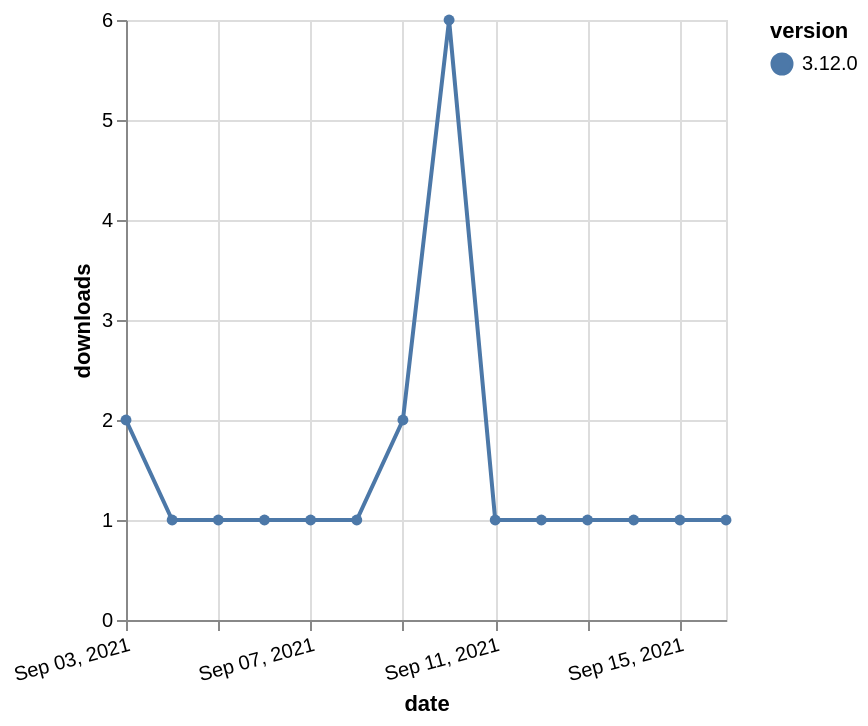

The specification (Vega-Lite) saved for this image:
### Vega-Lite specification from a JSON file in a GitHub repository (floating-point values rounded to 4 significant figures)
{"$schema": "https://vega.github.io/schema/vega-lite/v5.json", "description": "A simple bar chart with embedded data.", "data": {"values": [{"date": "2021-09-03", "total": 523, "delta": 2, "version": "3.12.0"}, {"date": "2021-09-04", "total": 524, "delta": 1, "version": "3.12.0"}, {"date": "2021-09-05", "total": 525, "delta": 1, "version": "3.12.0"}, {"date": "2021-09-06", "total": 526, "delta": 1, "version": "3.12.0"}, {"date": "2021-09-07", "total": 527, "delta": 1, "version": "3.12.0"}, {"date": "2021-09-08", "total": 528, "delta": 1, "version": "3.12.0"}, {"date": "2021-09-09", "total": 530, "delta": 2, "version": "3.12.0"}, {"date": "2021-09-10", "total": 536, "delta": 6, "version": "3.12.0"}, {"date": "2021-09-11", "total": 537, "delta": 1, "version": "3.12.0"}, {"date": "2021-09-12", "total": 538, "delta": 1, "version": "3.12.0"}, {"date": "2021-09-13", "total": 539, "delta": 1, "version": "3.12.0"}, {"date": "2021-09-14", "total": 540, "delta": 1, "version": "3.12.0"}, {"date": "2021-09-15", "total": 541, "delta": 1, "version": "3.12.0"}, {"date": "2021-09-16", "total": 542, "delta": 1, "version": "3.12.0"}]}, "width": "container", "mark": {"type": "line", "point": {"filled": true}}, "encoding": {"x": {"field": "date", "type": "temporal", "timeUnit": "yearmonthdate", "title": "date", "axis": {"labelAngle": -15}}, "y": {"field": "delta", "type": "quantitative", "title": "downloads"}, "color": {"field": "version", "type": "nominal"}, "tooltip": {"field": "delta"}}}
